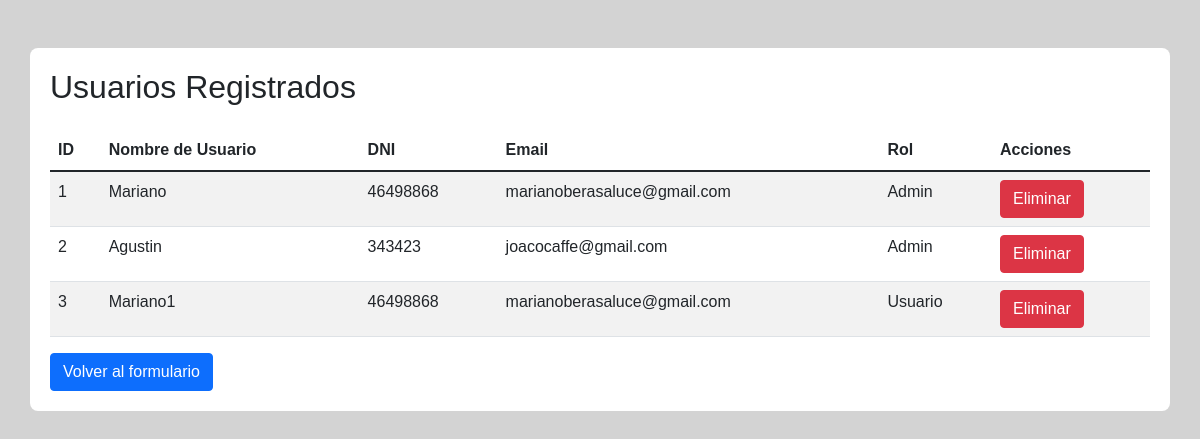
Before: /usuarios with the older database file.
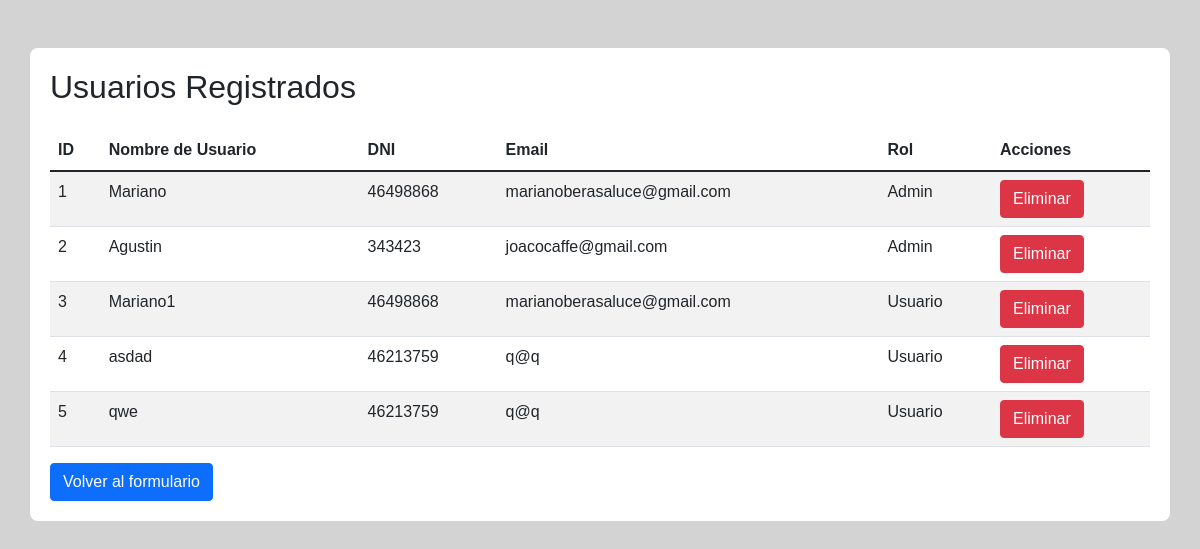
After: the same page with the newer database file.
### tables this page shows
CREATE TABLE UsuariosFT (
                id INTEGER PRIMARY KEY AUTOINCREMENT,
                username TEXT NOT NULL,
                dni TEXT NOT NULL,
                email TEXT NOT NULL,
                password TEXT NOT NULL,
                is_admin INTEGER DEFAULT 0 
            );

### app.py (the view)
@app.route('/usuarios')
def usuarios():
    with sqlite3.connect('UsuariosFT.db') as conn:
        cursor = conn.cursor()
        cursor.execute('SELECT id, username, dni, email, is_admin FROM UsuariosFT')
        usuarios = cursor.fetchall()
    return render_template('usuarios.html', usuarios=usuarios)

### templates/usuarios.html (shortened to what this page needs)
<!DOCTYPE html>
<html lang="es">
  <head>
    <link
      href="https://cdn.jsdelivr.net/npm/bootstrap@5.1.3/dist/css/bootstrap.min.css"
      rel="stylesheet"
    />
    <link
      rel="stylesheet"
      type="text/css"
      href="{{ url_for('static', filename='css/style.css') }}"
    />
  </head>
  <body>
    <div
      class="container mt-5"
      style="background-color: white; padding: 20px; border-radius: 8px"
    >
      <h2 class="mb-4">Usuarios Registrados</h2>
      <table class="table table-striped">
        <thead>
          <tr>
            <th>ID</th>
            <th>Nombre de Usuario</th>
            <th>DNI</th>
            <th>Email</th>
            <th>Rol</th>
            <th>Acciones</th>
          </tr>
        </thead>
        <tbody>
          {% for usuario in usuarios %}
          <tr>
            <td>{{ usuario[0] }}</td>
            <td>{{ usuario[1] }}</td>
            <td>{{ usuario[2] }}</td>
            <td>{{ usuario[3] }}</td>
            <td>
              {% if usuario[4] == 1 %} Admin {% else %} Usuario {% endif %}
            </td>
            <td>
              <form
                action="{{ url_for('eliminar_usuario') }}"
                method="POST"
                style="display: inline"
              >
                <button type="submit" class="btn btn-danger">Eliminar</button>
              </form>
            </td>
          </tr>
          {% endfor %}
        </tbody>
      </table>
      <a href="/" class="btn btn-primary">Volver al formulario</a>
    </div>
  </body>
</html>

### static/css/style.css (style rules this page uses)
body { background-color: #d3d3d3; font-family: Arial, sans-serif; }

Changed rows visible on the page:
added UsuariosFT: id "4", username "asdad", dni "46213759", email "q@q", is_admin "Usuario"
added UsuariosFT: id "5", username "qwe", dni "46213759", email "q@q", is_admin "Usuario"
